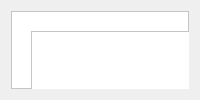
      <widget class="QWidget" name="page">
       <layout class="QGridLayout" name="gridLayout_12">
        <item row="0" column="0">
         <widget class="QFrame" name="frame_6">
          <property name="styleSheet">
           <string notr="true">background-color: white;</string>
          </property>
          <property name="frameShape">
           <enum>QFrame::StyledPanel</enum>
          </property>
          <property name="frameShadow">
           <enum>QFrame::Raised</enum>
          </property>
          <widget class="Line" name="line_5">
           <property name="geometry">
            <rect>
             <x>20</x>
             <y>320</y>
             <width>233</width>
             <height>3</height>
            </rect>
           </property>
           <property name="orientation">
            <enum>Qt::Horizontal</enum>
           </property>
          </widget>
          <widget class="Line" name="line_7">
           <property name="geometry">
            <rect>
             <x>300</x>
             <y>220</y>
             <width>79</width>
             <height>3</height>
            </rect>
           </property>
           <property name="orientation">
            <enum>Qt::Horizontal</enum>
           </property>
          </widget>
          <widget class="Line" name="line_4">
           <property name="geometry">
            <rect>
             <x>300</x>
             <y>229</y>
             <width>79</width>
             <height>3</height>
            </rect>
           </property>
           <property name="orientation">
            <enum>Qt::Horizontal</enum>
           </property>
          </widget>
          <widget class="Line" name="line">
           <property name="geometry">
            <rect>
             <x>300</x>
             <y>238</y>
             <width>79</width>
             <height>3</height>
            </rect>
           </property>
           <property name="minimumSize">
            <size>
             <width>0</width>
             <height>0</height>
            </size>
           </property>
           <property name="orientation">
            <enum>Qt::Horizontal</enum>
           </property>
          </widget>
          <widget class="QWidget" name="widget_3" native="true">
           <property name="geometry">
            <rect>
             <x>20</x>
             <y>20</y>
             <width>271</width>
             <height>231</height>
            </rect>
           </property>
           <layout class="QGridLayout" name="gridLayout_35">
            <item row="0" column="0">
             <widget class="QFrame" name="frame">
              <property name="minimumSize">
               <size>
                <width>226</width>
                <height>0</height>
               </size>
              </property>
              <property name="maximumSize">
               <size>
                <width>16777215</width>
                <height>16777215</height>
               </size>
              </property>
              <property name="styleSheet">
               <string notr="true"/>
              </property>
              <property name="frameShape">
               <enum>QFrame::StyledPanel</enum>
              </property>
              <property name="frameShadow">
               <enum>QFrame::Raised</enum>
              </property>
              <layout class="QGridLayout" name="gridLayout_5">
               <item row="0" column="0">
                <layout class="QGridLayout" name="gridLayout_2">
                 <item row="1" column="0">
                  <spacer name="verticalSpacer">
                   <property name="orientation">
                    <enum>Qt::Vertical</enum>
                   </property>
                   <property name="sizeType">
                    <enum>QSizePolicy::Fixed</enum>
                   </property>
                   <property name="sizeHint" stdset="0">
                    <size>
                     <width>20</width>
                     <height>8</height>
                    </size>
                   </property>
                  </spacer>
                 </item>
                 <item row="0" column="0" colspan="2">
                  <widget class="QLabel" name="label">
                   <property name="sizePolicy">
                    <sizepolicy hsizetype="Preferred" vsizetype="Fixed">
                     <horstretch>0</horstretch>
                     <verstretch>0</verstretch>
                    </sizepolicy>
                   </property>
                   <property name="font">
                    <font>
                     <family>Microsoft Sans Serif</family>
                    </font>
                   </property>
                   <property name="styleSheet">
                    <string notr="true">
QWidget {

                color: #7a7978;  /* Cor do texto preto */
}

</string>
                   </property>
                   <property name="text">
                    <string>Thread's files</string>
                   </property>
                  </widget>
                 </item>
                 <item row="3" column="0" colspan="2">
                  <widget class="Line" name="line_15">
                   <property name="styleSheet">
                    <string notr="true">
QWidget {

                background: #dee0df;  /* Cor do texto preto */
}

</string>
                   </property>
                   <property name="orientation">
                    <enum>Qt::Horizontal</enum>
                   </property>
                  </widget>
                 </item>
                 <item row="5" column="0" colspan="2">
                  <widget class="Line" name="line_16">
                   <property name="styleSheet">
                    <string notr="true">
QWidget {

                background: #dee0df;  /* Cor do texto preto */
}

</string>
                   </property>
                   <property name="orientation">
                    <enum>Qt::Horizontal</enum>
                   </property>
                  </widget>
                 </item>
                 <item row="4" column="1">
                  <widget class="QPushButton" name="pushButton_3">
                   <property name="sizePolicy">
                    <sizepolicy hsizetype="Fixed" vsizetype="Fixed">
                     <horstretch>0</horstretch>
                     <verstretch>0</verstretch>
                    </sizepolicy>
                   </property>
                   <property name="styleSheet">
                    <string notr="true">            QPushButton {
                background-color: #dbd9d9;
                border-radius: 13px;  /* Borda arredondada (círculo) */
                color: black;  /* Cor do texto alterada para preto */
                font-size: 11px;  /* Ajuste do tamanho do ícone */
            }
</string>
                   </property>
                   <property name="text">
                    <string/>
                   </property>
                   <property name="icon">
                    <iconset resource="../Qss/icons/_icons.qrc">
                     <normaloff>:/material_design/icons/material_design/add.png</normaloff>:/material_design/icons/material_design/add.png</iconset>
                   </property>
                   <property name="iconSize">
                    <size>
                     <width>38</width>
                     <height>28</height>
                    </size>
                   </property>
                  </widget>
                 </item>
                 <item row="4" column="0">
                  <widget class="QLabel" name="label_3">
                   <property name="styleSheet">
                    <string notr="true"/>
                   </property>
                   <property name="text">
                    <string>File search</string>
                   </property>
                  </widget>
                 </item>
                </layout>
               </item>
              </layout>
             </widget>
            </item>
           </layout>
          </widget>
          <widget class="QWidget" name="widget_4" native="true">
           <property name="geometry">
            <rect>
             <x>60</x>
             <y>300</y>
             <width>271</width>
             <height>231</height>
            </rect>
           </property>
           <layout class="QGridLayout" name="gridLayout_36">
            <item row="0" column="0">
             <widget class="QFrame" name="frame_2">
              <property name="minimumSize">
               <size>
                <width>226</width>
                <height>0</height>
               </size>
              </property>
              <property name="maximumSize">
               <size>
                <width>16777215</width>
                <height>16777215</height>
               </size>
              </property>
              <property name="styleSheet">
               <string notr="true"/>
              </property>
              <property name="frameShape">
               <enum>QFrame::StyledPanel</enum>
              </property>
              <property name="frameShadow">
               <enum>QFrame::Raised</enum>
              </property>
              <layout class="QGridLayout" name="gridLayout_6">
               <item row="0" column="0">
                <layout class="QGridLayout" name="gridLayout_37">
                 <item row="8" column="0">
                  <widget class="QLabel" name="label_12">
                   <property name="sizePolicy">
                    <sizepolicy hsizetype="Preferred" vsizetype="Fixed">
                     <horstretch>0</horstretch>
                     <verstretch>0</verstretch>
                    </sizepolicy>
                   </property>
                   <property name="styleSheet">
                    <string notr="true"/>
                   </property>
                   <property name="text">
                    <string>image for vision</string>
                   </property>
                  </widget>
                 </item>
                 <item row="5" column="0" colspan="2">
                  <widget class="Line" name="line_17">
                   <property name="styleSheet">
                    <string notr="true">
QWidget {

                background: #dee0df;  /* Cor do texto preto */
}

</string>
                   </property>
                   <property name="orientation">
                    <enum>Qt::Horizontal</enum>
                   </property>
                  </widget>
                 </item>
                 <item row="6" column="0">
                  <widget class="QLabel" name="label_9">
                   <property name="styleSheet">
                    <string notr="true"/>
                   </property>
                   <property name="text">
                    <string>Code interpreter</string>
                   </property>
                  </widget>
                 </item>
                 <item row="4" column="1">
                  <widget class="QPushButton" name="pushButton_7">
                   <property name="sizePolicy">
                    <sizepolicy hsizetype="Fixed" vsizetype="Fixed">
                     <horstretch>0</horstretch>
                     <verstretch>0</verstretch>
                    </sizepolicy>
                   </property>
                   <property name="styleSheet">
                    <string notr="true">            QPushButton {
                background-color: #dbd9d9;
                border-radius: 13px;  /* Borda arredondada (círculo) */
                color: black;  /* Cor do texto alterada para preto */
                font-size: 11px;  /* Ajuste do tamanho do ícone */
            }
</string>
                   </property>
                   <property name="text">
                    <string/>
                   </property>
                   <property name="icon">
                    <iconset resource="../Qss/icons/_icons.qrc">
                     <normaloff>:/material_design/icons/material_design/add.png</normaloff>:/material_design/icons/material_design/add.png</iconset>
                   </property>
                   <property name="iconSize">
                    <size>
                     <width>38</width>
                     <height>28</height>
                    </size>
                   </property>
                  </widget>
                 </item>
                 <item row="6" column="1">
                  <widget class="QPushButton" name="pushButton_8">
                   <property name="sizePolicy">
                    <sizepolicy hsizetype="Fixed" vsizetype="Fixed">
                     <horstretch>0</horstretch>
                     <verstretch>0</verstretch>
                    </sizepolicy>
                   </property>
                   <property name="styleSheet">
                    <string notr="true">            QPushButton {
                background-color: #dbd9d9;
                border-radius: 13px;  /* Borda arredondada (círculo) */
                color: black;  /* Cor do texto alterada para preto */
                font-size: 11px;  /* Ajuste do tamanho do ícone */
            }
</string>
                   </property>
                   <property name="text">
                    <string/>
                   </property>
                   <property name="icon">
                    <iconset resource="../Qss/icons/_icons.qrc">
                     <normaloff>:/material_design/icons/material_design/add.png</normaloff>:/material_design/icons/material_design/add.png</iconset>
                   </property>
                   <property name="iconSize">
                    <size>
                     <width>38</width>
                     <height>28</height>
                    </size>
                   </property>
                  </widget>
                 </item>
                 <item row="4" column="0">
                  <widget class="QLabel" name="label_10">
                   <property name="styleSheet">
                    <string notr="true"/>
                   </property>
                   <property name="text">
                    <string>File search</string>
                   </property>
                  </widget>
                 </item>
                 <item row="0" column="0" colspan="2">
                  <widget class="QLabel" name="label_11">
                   <property name="sizePolicy">
                    <sizepolicy hsizetype="Preferred" vsizetype="Fixed">
                     <horstretch>0</horstretch>
                     <verstretch>0</verstretch>
                    </sizepolicy>
                   </property>
                   <property name="font">
                    <font>
                     <family>Microsoft Sans Serif</family>
                    </font>
                   </property>
                   <property name="styleSheet">
                    <string notr="true">
QWidget {

                color: #7a7978;  /* Cor do texto preto */
}

</string>
                   </property>
                   <property name="text">
                    <string>Mensage files</string>
                   </property>
                  </widget>
                 </item>
                 <item row="3" column="0" colspan="2">
                  <widget class="Line" name="line_18">
                   <property name="styleSheet">
                    <string notr="true">
QWidget {

                background: #dee0df;  /* Cor do texto preto */
}

</string>
                   </property>
                   <property name="orientation">
                    <enum>Qt::Horizontal</enum>
                   </property>
                  </widget>
                 </item>
                 <item row="1" column="0">
                  <spacer name="verticalSpacer_2">
                   <property name="orientation">
                    <enum>Qt::Vertical</enum>
                   </property>
                   <property name="sizeType">
                    <enum>QSizePolicy::Fixed</enum>
                   </property>
                   <property name="sizeHint" stdset="0">
                    <size>
                     <width>20</width>
                     <height>8</height>
                    </size>
                   </property>
                  </spacer>
                 </item>
                 <item row="7" column="0" colspan="2">
                  <widget class="Line" name="line_19">
                   <property name="styleSheet">
                    <string notr="true">
QWidget {

                background: #dee0df;  /* Cor do texto preto */
}

</string>
                   </property>
                   <property name="orientation">
                    <enum>Qt::Horizontal</enum>
                   </property>
                  </widget>
                 </item>
                 <item row="8" column="1">
                  <widget class="QPushButton" name="pushButton">
                   <property name="sizePolicy">
                    <sizepolicy hsizetype="Fixed" vsizetype="Fixed">
                     <horstretch>0</horstretch>
                     <verstretch>0</verstretch>
                    </sizepolicy>
                   </property>
                   <property name="styleSheet">
                    <string notr="true">            QPushButton {
                background-color: #dbd9d9;
                border-radius: 13px;  /* Borda arredondada (círculo) */
                color: black;  /* Cor do texto alterada para preto */
                font-size: 11px;  /* Ajuste do tamanho do ícone */
            }
</string>
                   </property>
                   <property name="text">
                    <string/>
                   </property>
                   <property name="icon">
                    <iconset resource="../Qss/icons/_icons.qrc">
                     <normaloff>:/material_design/icons/material_design/add.png</normaloff>:/material_design/icons/material_design/add.png</iconset>
                   </property>
                   <property name="iconSize">
                    <size>
                     <width>38</width>
                     <height>28</height>
                    </size>
                   </property>
                  </widget>
                 </item>
                </layout>
               </item>
              </layout>
             </widget>
            </item>
           </layout>
          </widget>
          <widget class="QLabel" name="label_2">
           <property name="geometry">
            <rect>
             <x>290</x>
             <y>240</y>
             <width>185</width>
             <height>28</height>
            </rect>
           </property>
           <property name="styleSheet">
            <string notr="true"/>
           </property>
           <property name="text">
            <string>Code interpreter</string>
           </property>
          </widget>
          <widget class="QPushButton" name="pushButton_4">
           <property name="geometry">
            <rect>
             <x>400</x>
             <y>240</y>
             <width>42</width>
             <height>28</height>
            </rect>
           </property>
           <property name="sizePolicy">
            <sizepolicy hsizetype="Fixed" vsizetype="Fixed">
             <horstretch>0</horstretch>
             <verstretch>0</verstretch>
            </sizepolicy>
           </property>
           <property name="styleSheet">
            <string notr="true">            QPushButton {
                background-color: #dbd9d9;
                border-radius: 13px;  /* Borda arredondada (círculo) */
                color: black;  /* Cor do texto alterada para preto */
                font-size: 11px;  /* Ajuste do tamanho do ícone */
            }
</string>
           </property>
           <property name="text">
            <string/>
           </property>
           <property name="icon">
            <iconset resource="../Qss/icons/_icons.qrc">
             <normaloff>:/material_design/icons/material_design/add.png</normaloff>:/material_design/icons/material_design/add.png</iconset>
           </property>
           <property name="iconSize">
            <size>
             <width>38</width>
             <height>28</height>
            </size>
           </property>
          </widget>
         </widget>
        </item>
       </layout>
      </widget>
